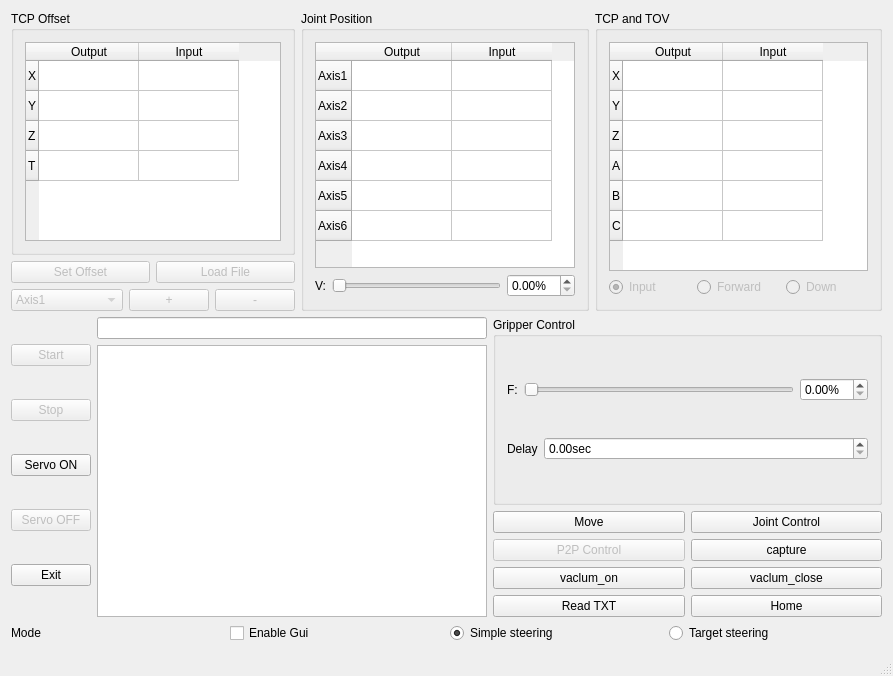
<?xml version="1.0" encoding="UTF-8"?>
<ui version="4.0">
 <class>MainWindow</class>
 <widget class="QMainWindow" name="MainWindow">
  <property name="geometry">
   <rect>
    <x>0</x>
    <y>0</y>
    <width>893</width>
    <height>676</height>
   </rect>
  </property>
  <property name="windowTitle">
   <string>robotic arm</string>
  </property>
  <widget class="QWidget" name="centralWidget">
   <layout class="QVBoxLayout" name="verticalLayout_2">
    <item>
     <layout class="QVBoxLayout" name="verticalLayout_6">
      <item>
       <layout class="QHBoxLayout" name="horizontalLayout_15">
        <item>
         <layout class="QVBoxLayout" name="verticalLayout_5">
          <item>
           <widget class="QGroupBox" name="groupBox">
            <property name="title">
             <string>TCP Offset</string>
            </property>
            <layout class="QVBoxLayout" name="verticalLayout_9">
             <item>
              <widget class="QTableWidget" name="offsettable">
               <property name="sizePolicy">
                <sizepolicy hsizetype="Minimum" vsizetype="Minimum">
                 <horstretch>0</horstretch>
                 <verstretch>0</verstretch>
                </sizepolicy>
               </property>
               <property name="editTriggers">
                <set>QAbstractItemView::NoEditTriggers</set>
               </property>
               <row>
                <property name="text">
                 <string>X</string>
                </property>
               </row>
               <row>
                <property name="text">
                 <string>Y</string>
                </property>
               </row>
               <row>
                <property name="text">
                 <string>Z</string>
                </property>
               </row>
               <row>
                <property name="text">
                 <string>T</string>
                </property>
               </row>
               <column>
                <property name="text">
                 <string>Output</string>
                </property>
               </column>
               <column>
                <property name="text">
                 <string>Input</string>
                </property>
               </column>
              </widget>
             </item>
            </layout>
           </widget>
          </item>
          <item>
           <layout class="QHBoxLayout" name="horizontalLayout_21">
            <item>
             <widget class="QPushButton" name="setoffset_btn">
              <property name="enabled">
               <bool>false</bool>
              </property>
              <property name="text">
               <string>Set Offset</string>
              </property>
             </widget>
            </item>
            <item>
             <widget class="QPushButton" name="loadfile">
              <property name="enabled">
               <bool>false</bool>
              </property>
              <property name="text">
               <string>Load File</string>
              </property>
             </widget>
            </item>
           </layout>
          </item>
          <item>
           <layout class="QHBoxLayout" name="horizontalLayout_22">
            <item>
             <widget class="QComboBox" name="axiscombox">
              <property name="enabled">
               <bool>false</bool>
              </property>
              <item>
               <property name="text">
                <string>Axis1</string>
               </property>
              </item>
              <item>
               <property name="text">
                <string>Axis2</string>
               </property>
              </item>
              <item>
               <property name="text">
                <string>Axis3</string>
               </property>
              </item>
              <item>
               <property name="text">
                <string>Axis4</string>
               </property>
              </item>
              <item>
               <property name="text">
                <string>Axis5</string>
               </property>
              </item>
              <item>
               <property name="text">
                <string>Axis6</string>
               </property>
              </item>
             </widget>
            </item>
            <item>
             <layout class="QHBoxLayout" name="horizontalLayout_23">
              <item>
               <widget class="QPushButton" name="jog_p_btn">
                <property name="enabled">
                 <bool>false</bool>
                </property>
                <property name="text">
                 <string>+</string>
                </property>
               </widget>
              </item>
              <item>
               <widget class="QPushButton" name="jog_n_btn">
                <property name="enabled">
                 <bool>false</bool>
                </property>
                <property name="text">
                 <string>-</string>
                </property>
               </widget>
              </item>
             </layout>
            </item>
           </layout>
          </item>
         </layout>
        </item>
        <item>
         <widget class="QGroupBox" name="groupBox_2">
          <property name="title">
           <string>Joint Position</string>
          </property>
          <layout class="QVBoxLayout" name="verticalLayout_11">
           <item>
            <widget class="QTableWidget" name="jointtable">
             <property name="editTriggers">
              <set>QAbstractItemView::NoEditTriggers</set>
             </property>
             <row>
              <property name="text">
               <string>Axis1</string>
              </property>
             </row>
             <row>
              <property name="text">
               <string>Axis2</string>
              </property>
             </row>
             <row>
              <property name="text">
               <string>Axis3</string>
              </property>
             </row>
             <row>
              <property name="text">
               <string>Axis4</string>
              </property>
             </row>
             <row>
              <property name="text">
               <string>Axis5</string>
              </property>
             </row>
             <row>
              <property name="text">
               <string>Axis6</string>
              </property>
             </row>
             <column>
              <property name="text">
               <string>Output</string>
              </property>
             </column>
             <column>
              <property name="text">
               <string>Input</string>
              </property>
             </column>
            </widget>
           </item>
           <item>
            <layout class="QHBoxLayout" name="horizontalLayout_24">
             <item>
              <widget class="QLabel" name="label_25">
               <property name="text">
                <string>V:</string>
               </property>
              </widget>
             </item>
             <item>
              <widget class="QSlider" name="horizontalSlider_3">
               <property name="orientation">
                <enum>Qt::Horizontal</enum>
               </property>
              </widget>
             </item>
             <item>
              <widget class="QDoubleSpinBox" name="doubleSpinBox_33">
               <property name="suffix">
                <string>%</string>
               </property>
              </widget>
             </item>
            </layout>
           </item>
          </layout>
         </widget>
        </item>
        <item>
         <widget class="QGroupBox" name="gridGroupBox">
          <property name="title">
           <string>TCP and TOV</string>
          </property>
          <layout class="QVBoxLayout" name="verticalLayout_12">
           <item>
            <widget class="QTableWidget" name="tcptable">
             <property name="editTriggers">
              <set>QAbstractItemView::NoEditTriggers</set>
             </property>
             <row>
              <property name="text">
               <string>X</string>
              </property>
             </row>
             <row>
              <property name="text">
               <string>Y</string>
              </property>
             </row>
             <row>
              <property name="text">
               <string>Z</string>
              </property>
             </row>
             <row>
              <property name="text">
               <string>A</string>
              </property>
             </row>
             <row>
              <property name="text">
               <string>B</string>
              </property>
             </row>
             <row>
              <property name="text">
               <string>C</string>
              </property>
             </row>
             <column>
              <property name="text">
               <string>Output</string>
              </property>
             </column>
             <column>
              <property name="text">
               <string>Input</string>
              </property>
             </column>
            </widget>
           </item>
           <item>
            <layout class="QHBoxLayout" name="horizontalLayout_25">
             <item>
              <widget class="QRadioButton" name="radioButton">
               <property name="enabled">
                <bool>false</bool>
               </property>
               <property name="text">
                <string>Input</string>
               </property>
               <property name="checked">
                <bool>true</bool>
               </property>
              </widget>
             </item>
             <item>
              <widget class="QRadioButton" name="radioButton_2">
               <property name="enabled">
                <bool>false</bool>
               </property>
               <property name="text">
                <string>Forward</string>
               </property>
              </widget>
             </item>
             <item>
              <widget class="QRadioButton" name="radioButton_3">
               <property name="enabled">
                <bool>false</bool>
               </property>
               <property name="text">
                <string>Down</string>
               </property>
              </widget>
             </item>
            </layout>
           </item>
          </layout>
         </widget>
        </item>
       </layout>
      </item>
      <item>
       <layout class="QHBoxLayout" name="horizontalLayout_26">
        <item>
         <layout class="QVBoxLayout" name="verticalLayout_4">
          <item>
           <widget class="QPushButton" name="start_btn">
            <property name="enabled">
             <bool>false</bool>
            </property>
            <property name="text">
             <string>Start</string>
            </property>
           </widget>
          </item>
          <item>
           <widget class="QPushButton" name="stop_btn">
            <property name="enabled">
             <bool>false</bool>
            </property>
            <property name="text">
             <string>Stop</string>
            </property>
           </widget>
          </item>
          <item>
           <widget class="QPushButton" name="servo_on_btn">
            <property name="text">
             <string>Servo ON</string>
            </property>
           </widget>
          </item>
          <item>
           <widget class="QPushButton" name="servo_off_btn">
            <property name="enabled">
             <bool>false</bool>
            </property>
            <property name="text">
             <string>Servo OFF</string>
            </property>
           </widget>
          </item>
          <item>
           <widget class="QPushButton" name="exit_btn">
            <property name="text">
             <string>Exit</string>
            </property>
           </widget>
          </item>
         </layout>
        </item>
        <item>
         <layout class="QVBoxLayout" name="verticalLayout_7">
          <item>
           <widget class="QLineEdit" name="ed_editor"/>
          </item>
          <item>
           <widget class="QListWidget" name="list_nc"/>
          </item>
         </layout>
        </item>
        <item>
         <layout class="QVBoxLayout" name="verticalLayout_13">
          <item>
           <widget class="QGroupBox" name="groupBox_4">
            <property name="title">
             <string>Gripper Control</string>
            </property>
            <layout class="QVBoxLayout" name="verticalLayout">
             <item>
              <layout class="QHBoxLayout" name="horizontalLayout_31">
               <item>
                <widget class="QLabel" name="label_26">
                 <property name="text">
                  <string>F:</string>
                 </property>
                </widget>
               </item>
               <item>
                <widget class="QSlider" name="horizontalSlider_4">
                 <property name="orientation">
                  <enum>Qt::Horizontal</enum>
                 </property>
                </widget>
               </item>
               <item>
                <widget class="QDoubleSpinBox" name="doubleSpinBox_31">
                 <property name="suffix">
                  <string>%</string>
                 </property>
                </widget>
               </item>
              </layout>
             </item>
             <item>
              <layout class="QHBoxLayout" name="horizontalLayout_32">
               <item>
                <widget class="QLabel" name="label_27">
                 <property name="sizePolicy">
                  <sizepolicy hsizetype="Fixed" vsizetype="Preferred">
                   <horstretch>0</horstretch>
                   <verstretch>0</verstretch>
                  </sizepolicy>
                 </property>
                 <property name="text">
                  <string>Delay</string>
                 </property>
                </widget>
               </item>
               <item>
                <widget class="QDoubleSpinBox" name="doubleSpinBox_32">
                 <property name="suffix">
                  <string>sec</string>
                 </property>
                </widget>
               </item>
              </layout>
             </item>
            </layout>
           </widget>
          </item>
          <item>
           <layout class="QVBoxLayout" name="verticalLayout_14">
            <item>
             <layout class="QHBoxLayout" name="horizontalLayout_33">
              <item>
               <widget class="QPushButton" name="move_btn">
                <property name="enabled">
                 <bool>true</bool>
                </property>
                <property name="text">
                 <string>Move</string>
                </property>
               </widget>
              </item>
              <item>
               <widget class="QPushButton" name="joint_ctr_btn">
                <property name="enabled">
                 <bool>true</bool>
                </property>
                <property name="text">
                 <string>Joint Control</string>
                </property>
               </widget>
              </item>
             </layout>
            </item>
            <item>
             <layout class="QHBoxLayout" name="horizontalLayout_34">
              <item>
               <widget class="QPushButton" name="p2p_ctr_btn">
                <property name="enabled">
                 <bool>false</bool>
                </property>
                <property name="text">
                 <string>P2P Control</string>
                </property>
               </widget>
              </item>
              <item>
               <widget class="QPushButton" name="capture_btn">
                <property name="enabled">
                 <bool>true</bool>
                </property>
                <property name="text">
                 <string>capture</string>
                </property>
               </widget>
              </item>
             </layout>
            </item>
            <item>
             <layout class="QHBoxLayout" name="horizontalLayout_35">
              <item>
               <widget class="QPushButton" name="vaclum_on_btn">
                <property name="enabled">
                 <bool>true</bool>
                </property>
                <property name="text">
                 <string>vaclum_on</string>
                </property>
               </widget>
              </item>
              <item>
               <widget class="QPushButton" name="vaclum_close_btn">
                <property name="text">
                 <string>vaclum_close</string>
                </property>
               </widget>
              </item>
             </layout>
            </item>
           </layout>
          </item>
          <item>
           <layout class="QHBoxLayout" name="horizontalLayout_36">
            <item>
             <layout class="QHBoxLayout" name="horizontalLayout_37">
              <item>
               <widget class="QPushButton" name="readtxt_btn">
                <property name="enabled">
                 <bool>true</bool>
                </property>
                <property name="text">
                 <string>Read TXT</string>
                </property>
               </widget>
              </item>
              <item>
               <widget class="QPushButton" name="home_btn">
                <property name="enabled">
                 <bool>true</bool>
                </property>
                <property name="text">
                 <string>Home</string>
                </property>
               </widget>
              </item>
             </layout>
            </item>
           </layout>
          </item>
         </layout>
        </item>
       </layout>
      </item>
     </layout>
    </item>
    <item>
     <layout class="QHBoxLayout" name="horizontalLayout_20">
      <item>
       <widget class="QLabel" name="label_6">
        <property name="text">
         <string>Mode</string>
        </property>
       </widget>
      </item>
      <item>
       <widget class="QCheckBox" name="enablegui">
        <property name="text">
         <string>Enable Gui</string>
        </property>
       </widget>
      </item>
      <item>
       <widget class="QRadioButton" name="radioButtonSimple">
        <property name="text">
         <string>Simple steering</string>
        </property>
        <property name="checked">
         <bool>true</bool>
        </property>
       </widget>
      </item>
      <item>
       <widget class="QRadioButton" name="radioButtonTarget">
        <property name="text">
         <string>Target steering</string>
        </property>
       </widget>
      </item>
     </layout>
    </item>
   </layout>
  </widget>
  <widget class="QMenuBar" name="menuBar">
   <property name="geometry">
    <rect>
     <x>0</x>
     <y>0</y>
     <width>893</width>
     <height>21</height>
    </rect>
   </property>
  </widget>
  <widget class="QStatusBar" name="statusBar"/>
 </widget>
 <layoutdefault spacing="6" margin="11"/>
 <resources/>
 <connections/>
</ui>
